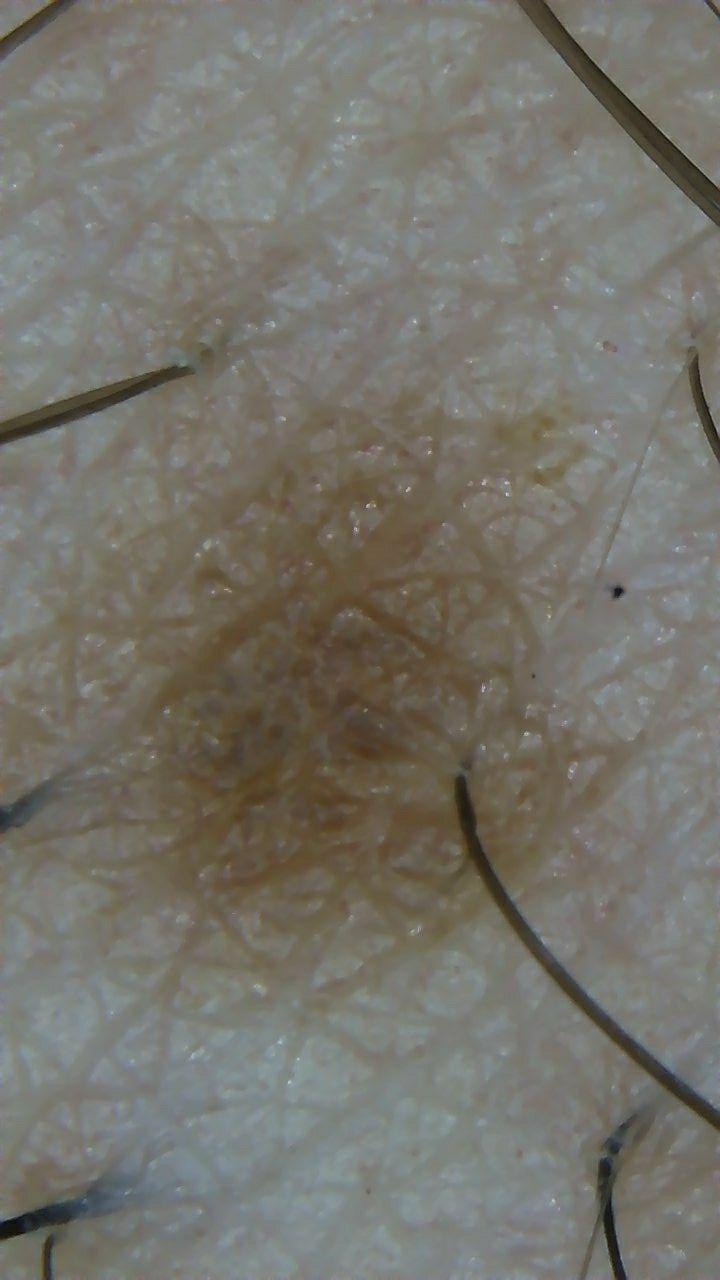
#> input picture imgs/nostra.jpg, 720 x 1280 px, found by its file name
$ python preprocess.py
#> lines starting #> are read from the running program, lines starting #| are printed output that depends on the picture; after the words box and inside, x2 and y2 are one past the last pixel; in counts of white or black regions, pixels touching at a corner belong together
import os

import cv2
import numpy as np
import matplotlib.pyplot as plt
from PIL import Image, ImageEnhance
import os


image_name = "nostra.jpg"


project_root = os.path.dirname(os.path.dirname(__file__)) + "/MelanomaDetection/"
image_source = project_root+ "imgs/"+image_name
no_hair_img = project_root+ "imgs/preprocessed/prep"
save_name = no_hair_img+image_name


print("started...")

src = cv2.imread(image_source)
#> src is the input picture: shape (1280, 720, 3); mean B, G, R 107.3, 115.9, 117.7
print(src.shape)
#| (1280, 720, 3)
'''

h,w = src.shape[:2]
#se le dimensioni sono troppo grandi, ridimensiona
width = 768
height = 560
dim = (width, height)

# resize image
resized = cv2.resize(src, dim, interpolation=cv2.INTER_NEAREST)
src = resized
cv2.imwrite(image_source, src)
print(f"new shape:{src.shape}")
'''

ker = np.ones((5,5),np.float32)/25
dst = cv2.filter2D(src,-1,ker)
dst1 = cv2.GaussianBlur(dst, (95,95),0,0)
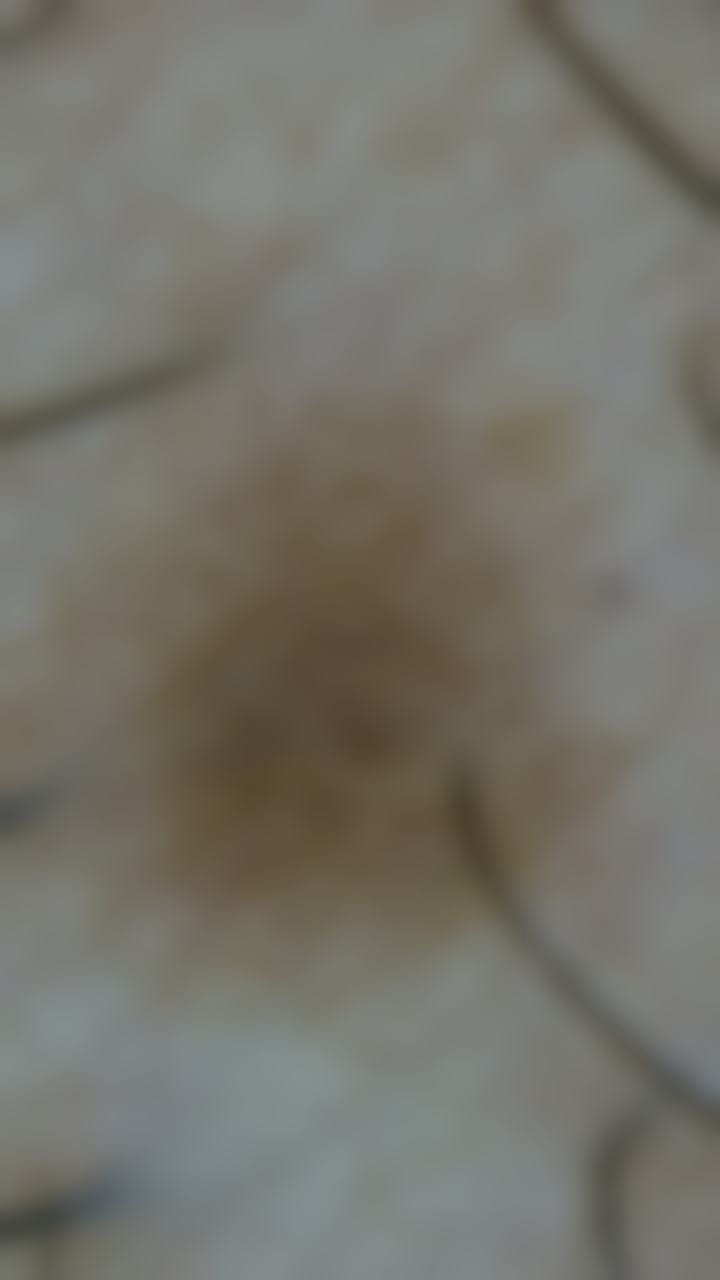
#> dst1: shape (1280, 720, 3); mean B, G, R 107.3, 115.9, 117.7
#cv2.imwrite('immagine solo filtrata.jpg', dst1)

# Convert the original image to grayscale
grayScale = cv2.cvtColor( src, cv2.COLOR_RGB2GRAY )
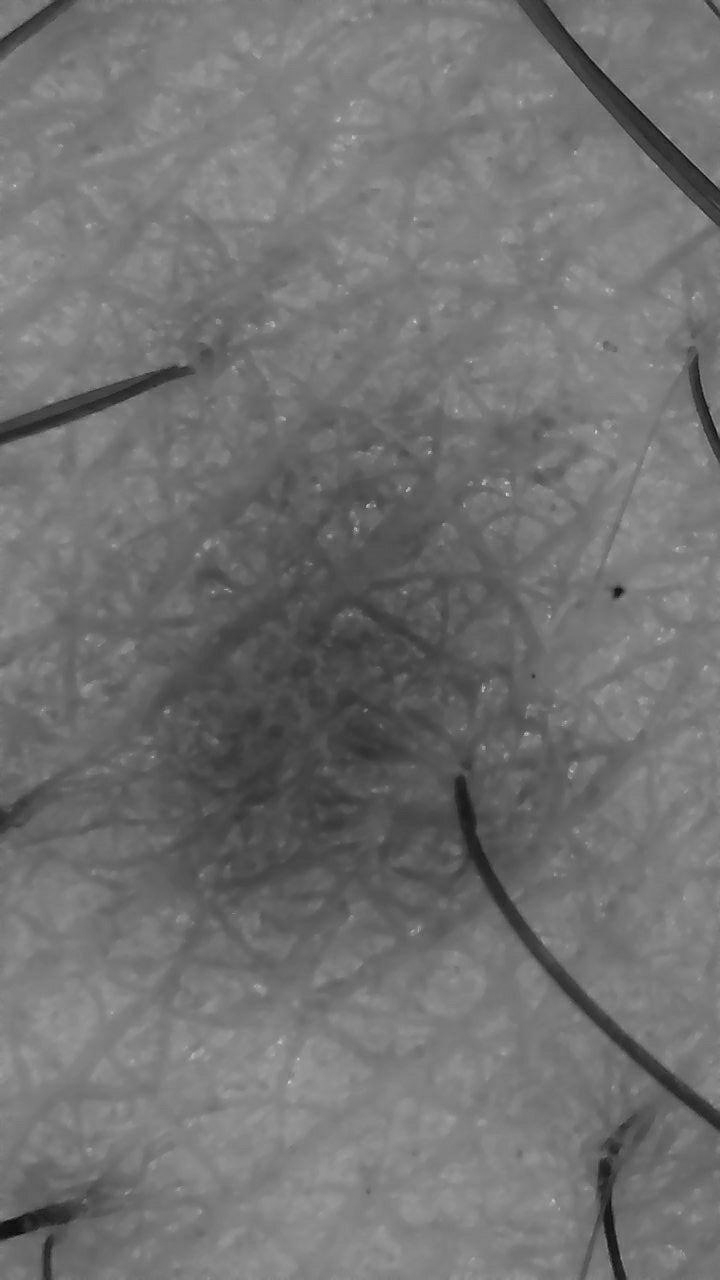
#> grayScale: shape (1280, 720); min 5, max 217, mean 113.5


# Kernel for the morphological filtering
kernel = cv2.getStructuringElement(cv2.MORPH_RECT,(17,17))

# Perform the blackHat filtering on the grayscale image to find the
# hair countours
blackhat = cv2.morphologyEx(grayScale, cv2.MORPH_BLACKHAT, kernel)
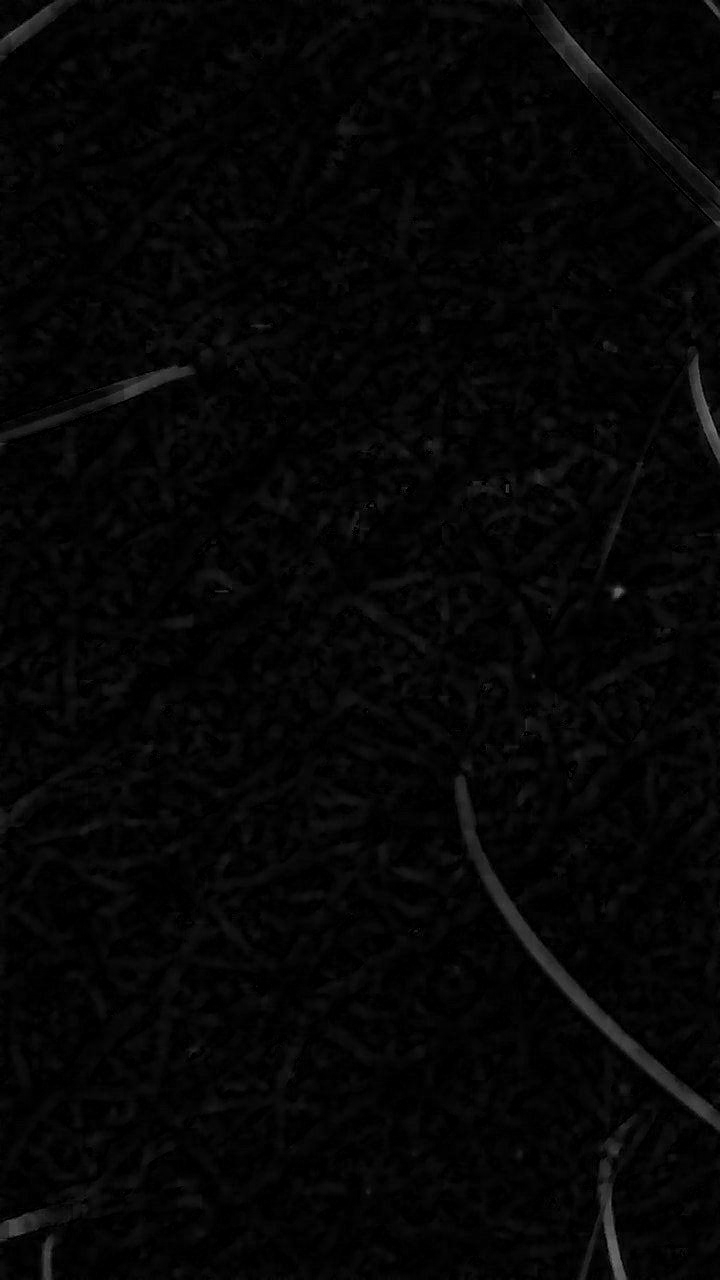
#> blackhat: shape (1280, 720); min 0, max 120, mean 5.4


# intensify the hair countours in preparation for the inpainting
# algorithm
ret,thresh2 = cv2.threshold(blackhat,10,255,cv2.THRESH_BINARY)
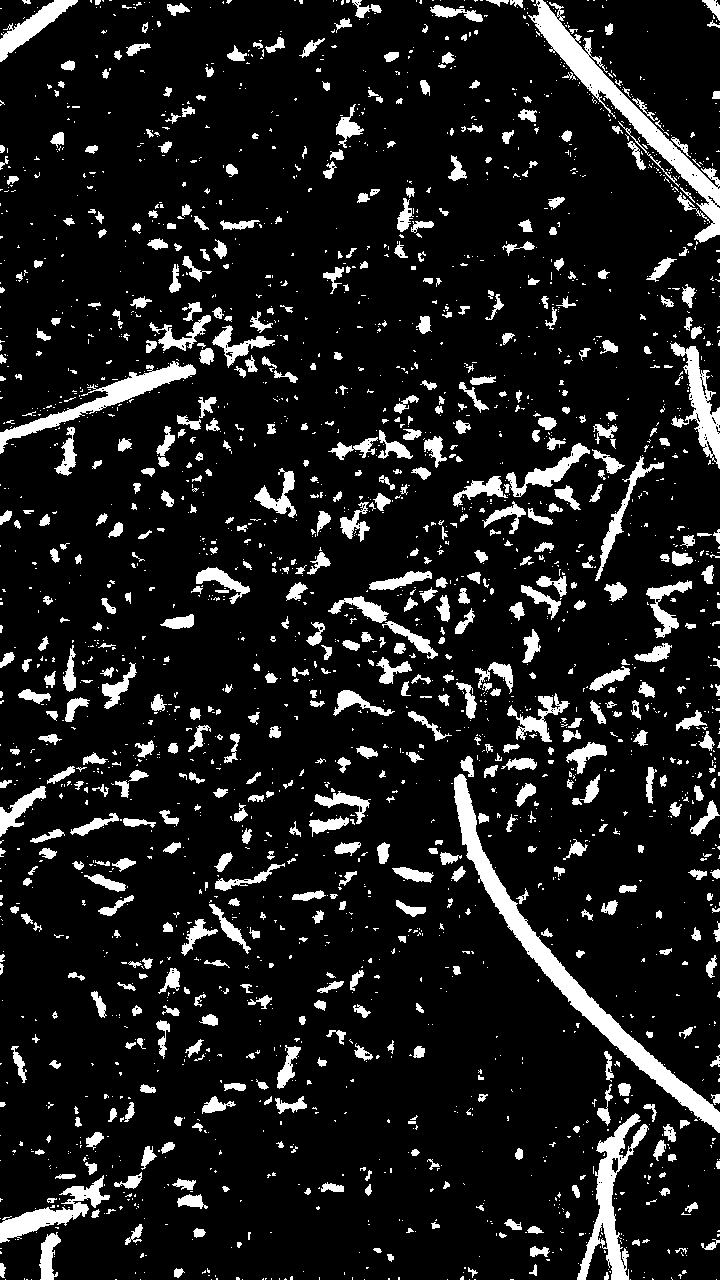
#> thresh2: shape (1280, 720); 11.3% white; 2535 white regions (1881 under 20 px), largest, box (x1, y1, x2, y2) and area: (454, 774, 720, 1133) 7651, (528, 0, 720, 243) 5858, (577, 1113, 649, 1280) 3397


# inpaint the original image depending on the mask
dst = cv2.inpaint(src,thresh2,1,cv2.INPAINT_TELEA)


cv2.imwrite(save_name, dst, [int(cv2.IMWRITE_JPEG_QUALITY), 90])


grayScale = cv2.cvtColor( dst, cv2.COLOR_RGB2GRAY )

kernel = np.ones((5,5),np.uint8)
#dilation = cv2.dilate(grayScale,kernel,iterations = 2)
closing = cv2.morphologyEx(grayScale, cv2.MORPH_OPEN, kernel)


#cv2.imshow(save_name, closing)
cv2.imwrite(save_name, closing, [int(cv2.IMWRITE_JPEG_QUALITY), 90])
cv2.waitKey(0)

$ run again, with imgs/268766.jpg copied over imgs/nostra.jpg
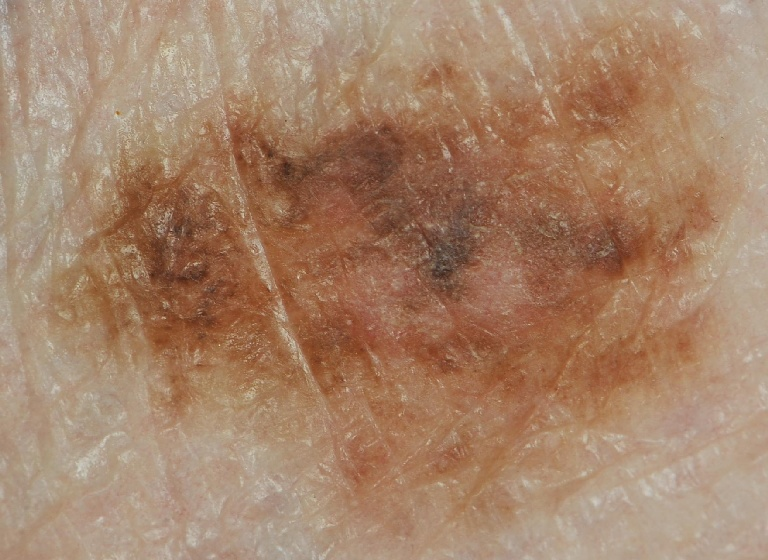
#> input picture imgs/268766.jpg, 768 x 560 px, found by its file name
#> src is the input picture: shape (560, 768, 3); mean B, G, R 105.6, 131.3, 165.6
#| (560, 768, 3)
#> `ret,thresh2 = cv2.threshold(blackhat,10,255,cv2.THRESH_BINARY)`:
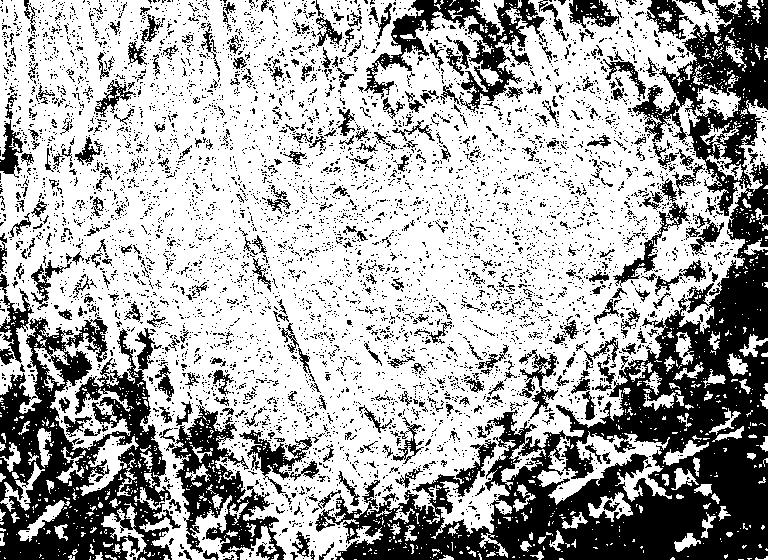
#> thresh2: shape (560, 768); 66.4% white; 6075 black regions (5678 under 20 px), largest, box (x1, y1, x2, y2) and area: (315, 0, 768, 560) 61605, (0, 317, 181, 560) 21947, (172, 405, 286, 560) 6286
#> `grayScale = cv2.cvtColor( dst, cv2.COLOR_RGB2GRAY )`:
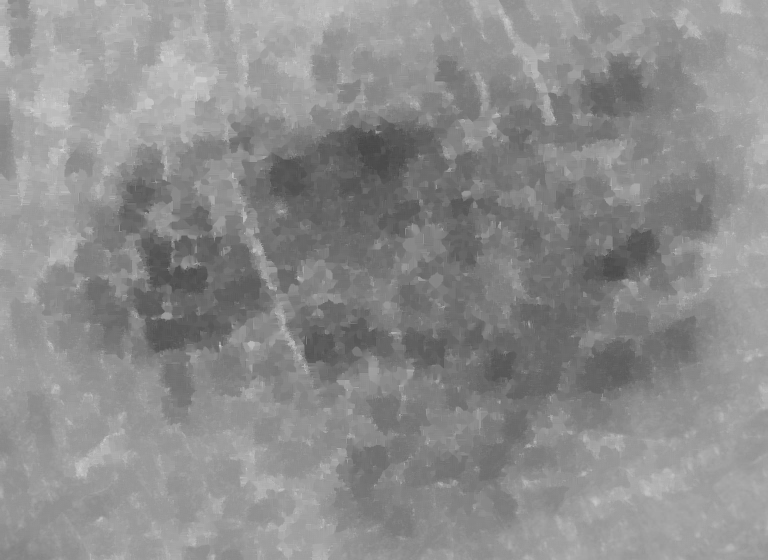
#> grayScale: shape (560, 768); min 73, max 214, mean 140.1

$ run again, with imgs/896.jpg copied over imgs/nostra.jpg
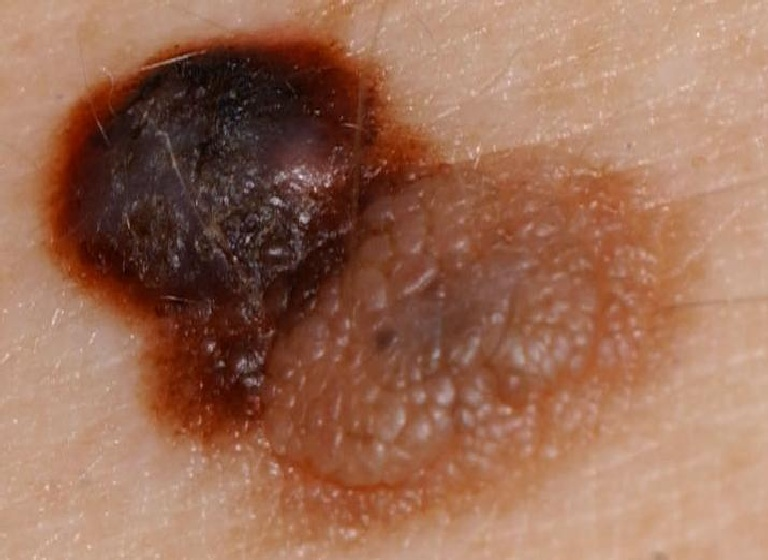
#> input picture imgs/896.jpg, 768 x 560 px, found by its file name
#> src is the input picture: shape (560, 768, 3); mean B, G, R 86, 108.7, 155.2
#| (560, 768, 3)
#> `ret,thresh2 = cv2.threshold(blackhat,10,255,cv2.THRESH_BINARY)`:
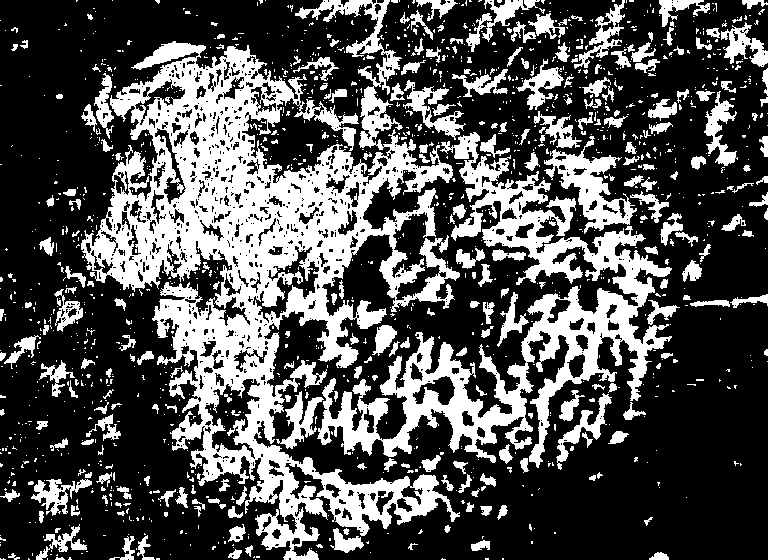
#> thresh2: shape (560, 768); 32% white; 1402 white regions (1137 under 20 px), largest, box (x1, y1, x2, y2) and area: (81, 0, 460, 560) 69895, (317, 132, 672, 468) 27067, (544, 136, 637, 234) 2975
#> `grayScale = cv2.cvtColor( dst, cv2.COLOR_RGB2GRAY )`:
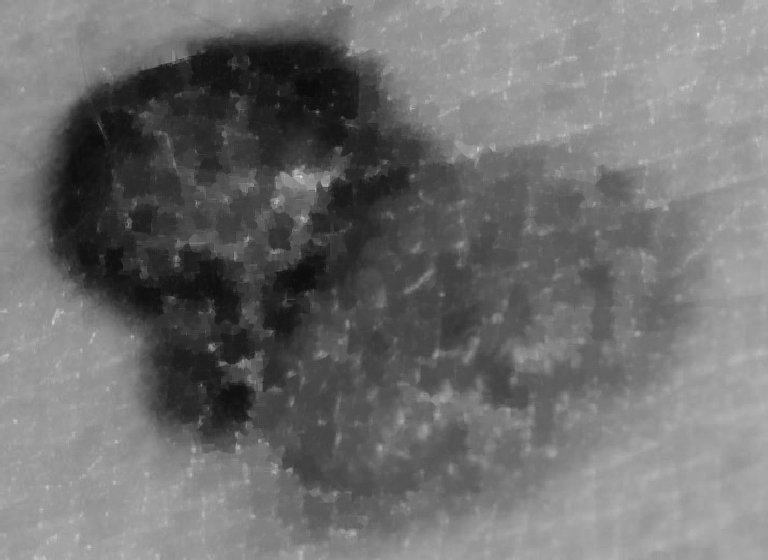
#> grayScale: shape (560, 768); min 11, max 222, mean 111.4
